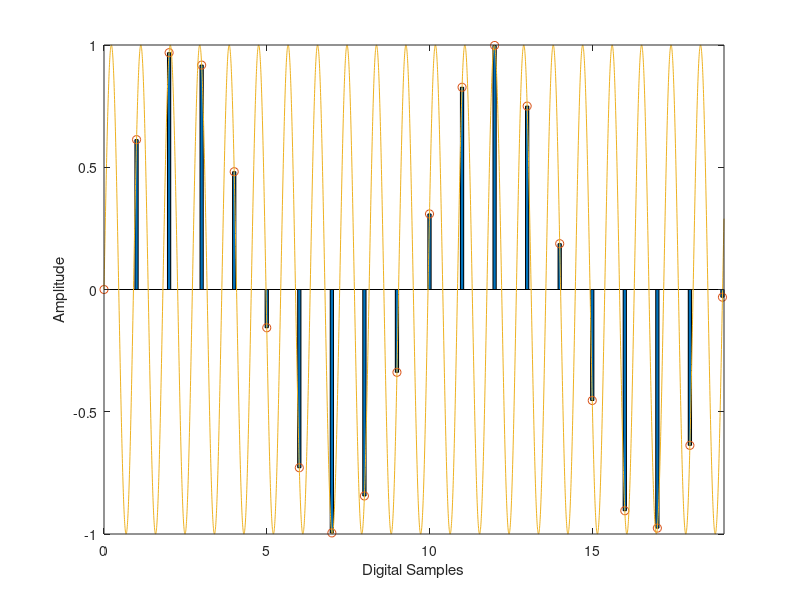
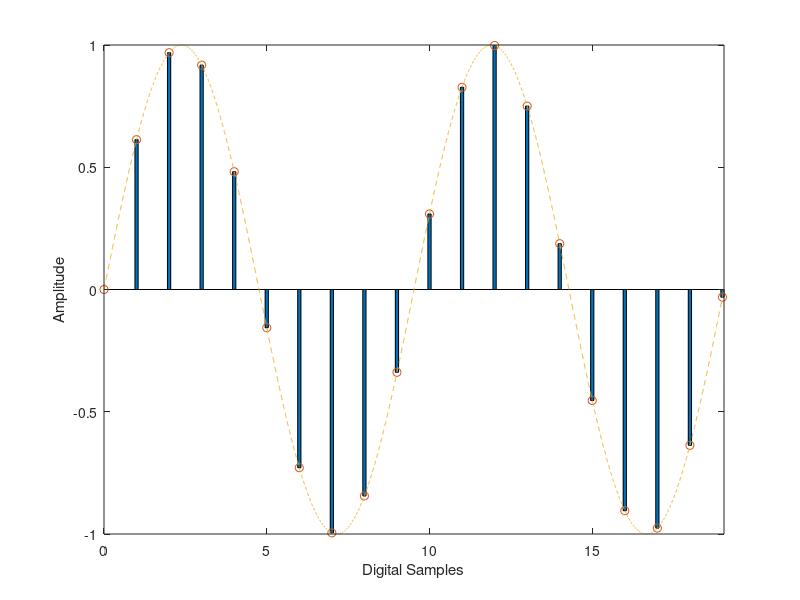

Here is the MATLAB script that generated these plots, in order:
clear all;
Fs = 1000;      % Sample rate (Hz)
Fa = 1105;       % Input Frequency (Hz)

% Determine Nyquist zones
zone = 1 + floor(Fa / (Fs/2));
alias = mod(Fa, Fs);
if ~mod(zone,2) % 2nd, 4th, 6th, ... Nyquist Zone
    alias = -(Fs - alias)/Fs;
else            % 3rd, 5th, 7th, ... Nyquist Zone
    alias = (alias)/Fs;
end

N = 2*1/abs(alias) + 1;         % Number of Digital samples
points = 256;                   % Analog points between digital samples
analogIndexes = 0:1/points:N-1;
samplingIndexes = 1:points:length(analogIndexes);
wave = sin(2*pi*Fa/Fs*analogIndexes);
input_str = sprintf('Actual Input Frequency = %i', Fa);
alias_str = sprintf('Measured Frequency = %i', abs(alias * Fs));

% Plot analog signal and sampled
f1=figure(1);
bar(analogIndexes(samplingIndexes), wave(samplingIndexes), .1 ); hold on;
plot(analogIndexes(samplingIndexes), wave(samplingIndexes), 'o')
plot(analogIndexes, wave);
xlabel('Digital Samples');ylabel('Amplitude');
xlim([0 N-1]);
%text(1,-.8, input_str,'Color','red','FontSize',12) ;
%legend('Digital Sampling', 'Digital Samples', 'Analog Input Signal', 'Location', 'eastoutside');
hold off;

f2=figure(2)
% Plot analog signal and sampled points
bar(analogIndexes(samplingIndexes), wave(samplingIndexes), .1 ); hold on;
plot(analogIndexes(samplingIndexes), wave(samplingIndexes), 'o')
plot(analogIndexes, sin(2*pi*alias*analogIndexes), '--');

%text(1,-.8, alias_str,'Color','red','FontSize',12) ;
%legend('Digital Sampling', 'Digital Samples', 'Digital Reconstruction', 'Location', 'eastoutside');
xlabel('Digital Samples');ylabel('Amplitude');
xlim([0 N-1])
hold off;
 
